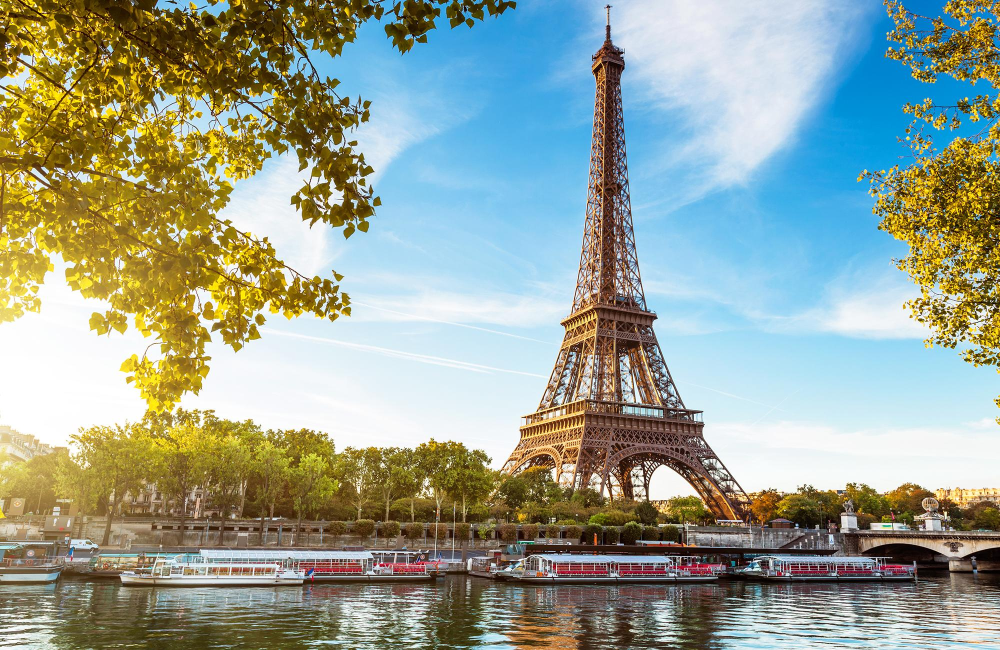
#> input picture paris.jpg, 2000 x 1300 px (shown at 1/2 size)
$ python main.py
#> lines starting #> are read from the running program, lines starting #| are printed output that depends on the picture
import cv2
import numpy as np
from matplotlib import pyplot as plt

img = cv2.imread('paris.jpg', cv2.IMREAD_GRAYSCALE)
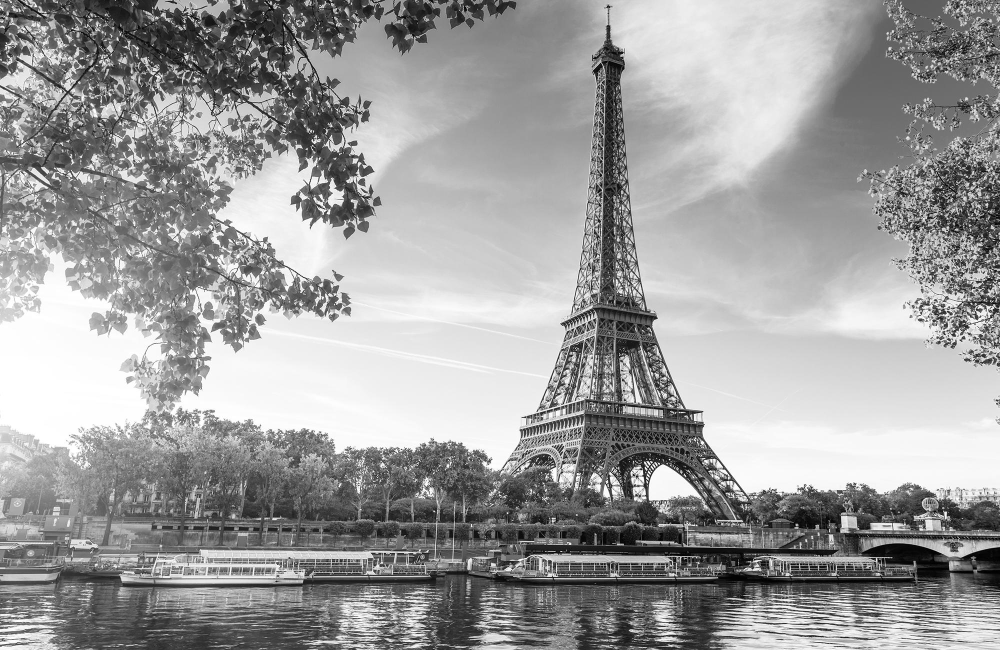
#> img: shape (1300, 2000) (shown at 1/2 size); min 0, max 255, mean 156.9
plt.imshow(img, cmap = 'gray', interpolation = 'bicubic')
plt.xticks([]), plt.yticks([])  # to hide tick values on X and Y axis
plt.plot([200,300,400],[100,200,300],'c', linewidth=5)
plt.show()
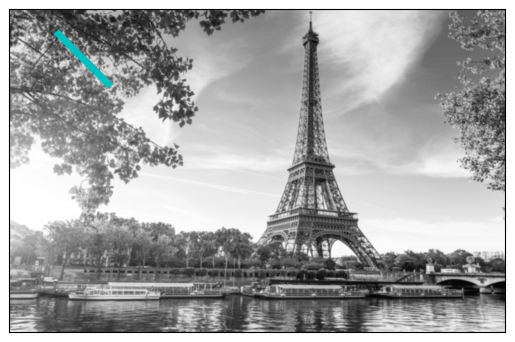
#> figure drawn by matplotlib, 1 panel

cv2.imwrite('parisgray.png',img)
